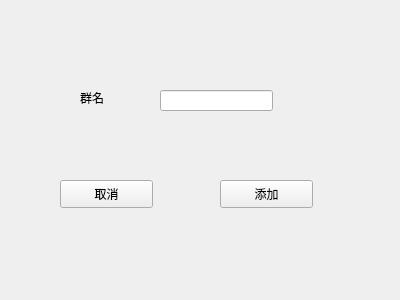
<?xml version="1.0" encoding="UTF-8"?>
<ui version="4.0">
 <class>AddGroup</class>
 <widget class="QWidget" name="AddGroup">
  <property name="geometry">
   <rect>
    <x>0</x>
    <y>0</y>
    <width>400</width>
    <height>300</height>
   </rect>
  </property>
  <property name="windowTitle">
   <string>Form</string>
  </property>
  <widget class="QLabel" name="label">
   <property name="geometry">
    <rect>
     <x>80</x>
     <y>90</y>
     <width>72</width>
     <height>15</height>
    </rect>
   </property>
   <property name="text">
    <string>群名</string>
   </property>
  </widget>
  <widget class="QLineEdit" name="lineEdit">
   <property name="geometry">
    <rect>
     <x>160</x>
     <y>90</y>
     <width>113</width>
     <height>21</height>
    </rect>
   </property>
  </widget>
  <widget class="QPushButton" name="cancelButton">
   <property name="geometry">
    <rect>
     <x>60</x>
     <y>180</y>
     <width>93</width>
     <height>28</height>
    </rect>
   </property>
   <property name="text">
    <string>取消</string>
   </property>
  </widget>
  <widget class="QPushButton" name="addButton">
   <property name="geometry">
    <rect>
     <x>220</x>
     <y>180</y>
     <width>93</width>
     <height>28</height>
    </rect>
   </property>
   <property name="text">
    <string>添加</string>
   </property>
  </widget>
 </widget>
 <resources/>
 <connections/>
</ui>
